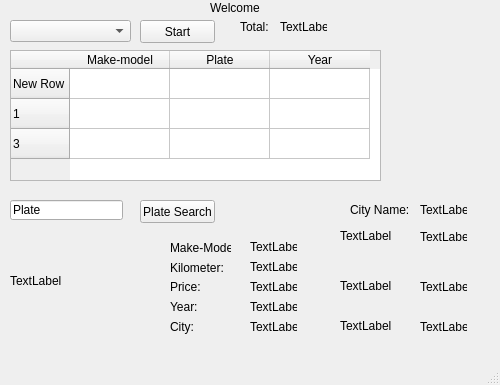
<?xml version="1.0" encoding="UTF-8"?>
<ui version="4.0">
 <class>MainWindow</class>
 <widget class="QMainWindow" name="MainWindow">
  <property name="geometry">
   <rect>
    <x>0</x>
    <y>0</y>
    <width>500</width>
    <height>385</height>
   </rect>
  </property>
  <property name="windowTitle">
   <string>MainWindow</string>
  </property>
  <widget class="QWidget" name="centralwidget">
   <widget class="QComboBox" name="Models">
    <property name="geometry">
     <rect>
      <x>10</x>
      <y>20</y>
      <width>121</width>
      <height>22</height>
     </rect>
    </property>
   </widget>
   <widget class="QPushButton" name="StartButton">
    <property name="geometry">
     <rect>
      <x>140</x>
      <y>20</y>
      <width>75</width>
      <height>23</height>
     </rect>
    </property>
    <property name="text">
     <string>Start</string>
    </property>
   </widget>
   <widget class="QTableWidget" name="tableWidget">
    <property name="geometry">
     <rect>
      <x>10</x>
      <y>50</y>
      <width>371</width>
      <height>131</height>
     </rect>
    </property>
    <row>
     <property name="text">
      <string>New Row</string>
     </property>
    </row>
    <row>
     <property name="text">
      <string>1</string>
     </property>
    </row>
    <row>
     <property name="text">
      <string>3</string>
     </property>
    </row>
    <column>
     <property name="text">
      <string>Make-model</string>
     </property>
    </column>
    <column>
     <property name="text">
      <string>Plate</string>
     </property>
    </column>
    <column>
     <property name="text">
      <string>Year</string>
     </property>
    </column>
   </widget>
   <widget class="QLabel" name="label">
    <property name="geometry">
     <rect>
      <x>240</x>
      <y>20</y>
      <width>47</width>
      <height>14</height>
     </rect>
    </property>
    <property name="text">
     <string>Total:</string>
    </property>
   </widget>
   <widget class="QLineEdit" name="PlateNum">
    <property name="geometry">
     <rect>
      <x>10</x>
      <y>200</y>
      <width>113</width>
      <height>20</height>
     </rect>
    </property>
    <property name="text">
     <string>Plate</string>
    </property>
   </widget>
   <widget class="QPushButton" name="SearchButton">
    <property name="geometry">
     <rect>
      <x>140</x>
      <y>200</y>
      <width>75</width>
      <height>23</height>
     </rect>
    </property>
    <property name="text">
     <string>Plate Search</string>
    </property>
   </widget>
   <widget class="QLabel" name="label_2">
    <property name="geometry">
     <rect>
      <x>390</x>
      <y>200</y>
      <width>71</width>
      <height>20</height>
     </rect>
    </property>
    <property name="text">
     <string/>
    </property>
   </widget>
   <widget class="QLabel" name="label_3">
    <property name="geometry">
     <rect>
      <x>170</x>
      <y>240</y>
      <width>61</width>
      <height>16</height>
     </rect>
    </property>
    <property name="text">
     <string>Make-Model:</string>
    </property>
   </widget>
   <widget class="QLabel" name="label_4">
    <property name="geometry">
     <rect>
      <x>170</x>
      <y>260</y>
      <width>61</width>
      <height>16</height>
     </rect>
    </property>
    <property name="text">
     <string>Kilometer:</string>
    </property>
   </widget>
   <widget class="QLabel" name="label_5">
    <property name="geometry">
     <rect>
      <x>170</x>
      <y>280</y>
      <width>47</width>
      <height>14</height>
     </rect>
    </property>
    <property name="text">
     <string>Price:</string>
    </property>
   </widget>
   <widget class="QLabel" name="label_6">
    <property name="geometry">
     <rect>
      <x>170</x>
      <y>300</y>
      <width>47</width>
      <height>14</height>
     </rect>
    </property>
    <property name="text">
     <string>Year:</string>
    </property>
   </widget>
   <widget class="QLabel" name="label_7">
    <property name="geometry">
     <rect>
      <x>170</x>
      <y>320</y>
      <width>47</width>
      <height>14</height>
     </rect>
    </property>
    <property name="text">
     <string>City:</string>
    </property>
   </widget>
   <widget class="QLabel" name="model">
    <property name="geometry">
     <rect>
      <x>250</x>
      <y>240</y>
      <width>47</width>
      <height>14</height>
     </rect>
    </property>
    <property name="text">
     <string>TextLabel</string>
    </property>
   </widget>
   <widget class="QLabel" name="kilometer">
    <property name="geometry">
     <rect>
      <x>250</x>
      <y>260</y>
      <width>47</width>
      <height>14</height>
     </rect>
    </property>
    <property name="text">
     <string>TextLabel</string>
    </property>
   </widget>
   <widget class="QLabel" name="price">
    <property name="geometry">
     <rect>
      <x>250</x>
      <y>280</y>
      <width>47</width>
      <height>14</height>
     </rect>
    </property>
    <property name="text">
     <string>TextLabel</string>
    </property>
   </widget>
   <widget class="QLabel" name="year">
    <property name="geometry">
     <rect>
      <x>250</x>
      <y>300</y>
      <width>47</width>
      <height>14</height>
     </rect>
    </property>
    <property name="text">
     <string>TextLabel</string>
    </property>
   </widget>
   <widget class="QLabel" name="city">
    <property name="geometry">
     <rect>
      <x>250</x>
      <y>320</y>
      <width>47</width>
      <height>14</height>
     </rect>
    </property>
    <property name="text">
     <string>TextLabel</string>
    </property>
   </widget>
   <widget class="QLabel" name="Total">
    <property name="geometry">
     <rect>
      <x>280</x>
      <y>20</y>
      <width>47</width>
      <height>14</height>
     </rect>
    </property>
    <property name="text">
     <string>TextLabel</string>
    </property>
   </widget>
   <widget class="QLabel" name="CarPicture">
    <property name="geometry">
     <rect>
      <x>10</x>
      <y>230</y>
      <width>141</width>
      <height>101</height>
     </rect>
    </property>
    <property name="text">
     <string>TextLabel</string>
    </property>
   </widget>
   <widget class="QLabel" name="Picture1">
    <property name="geometry">
     <rect>
      <x>340</x>
      <y>220</y>
      <width>51</width>
      <height>31</height>
     </rect>
    </property>
    <property name="text">
     <string>TextLabel</string>
    </property>
   </widget>
   <widget class="QLabel" name="Picture2">
    <property name="geometry">
     <rect>
      <x>340</x>
      <y>270</y>
      <width>51</width>
      <height>31</height>
     </rect>
    </property>
    <property name="text">
     <string>TextLabel</string>
    </property>
   </widget>
   <widget class="QLabel" name="Picture3">
    <property name="geometry">
     <rect>
      <x>340</x>
      <y>310</y>
      <width>51</width>
      <height>31</height>
     </rect>
    </property>
    <property name="text">
     <string>TextLabel</string>
    </property>
   </widget>
   <widget class="QLabel" name="label_18">
    <property name="geometry">
     <rect>
      <x>350</x>
      <y>200</y>
      <width>61</width>
      <height>20</height>
     </rect>
    </property>
    <property name="text">
     <string>City Name:</string>
    </property>
   </widget>
   <widget class="QLabel" name="label_19">
    <property name="geometry">
     <rect>
      <x>210</x>
      <y>0</y>
      <width>61</width>
      <height>16</height>
     </rect>
    </property>
    <property name="text">
     <string>Welcome</string>
    </property>
   </widget>
   <widget class="QLabel" name="CityName">
    <property name="geometry">
     <rect>
      <x>420</x>
      <y>200</y>
      <width>47</width>
      <height>20</height>
     </rect>
    </property>
    <property name="text">
     <string>TextLabel</string>
    </property>
   </widget>
   <widget class="QLabel" name="FirstDay">
    <property name="geometry">
     <rect>
      <x>420</x>
      <y>230</y>
      <width>47</width>
      <height>14</height>
     </rect>
    </property>
    <property name="text">
     <string>TextLabel</string>
    </property>
   </widget>
   <widget class="QLabel" name="SecondDay">
    <property name="geometry">
     <rect>
      <x>420</x>
      <y>280</y>
      <width>47</width>
      <height>14</height>
     </rect>
    </property>
    <property name="text">
     <string>TextLabel</string>
    </property>
   </widget>
   <widget class="QLabel" name="ThirdDay">
    <property name="geometry">
     <rect>
      <x>420</x>
      <y>320</y>
      <width>47</width>
      <height>14</height>
     </rect>
    </property>
    <property name="text">
     <string>TextLabel</string>
    </property>
   </widget>
  </widget>
  <widget class="QMenuBar" name="menubar">
   <property name="geometry">
    <rect>
     <x>0</x>
     <y>0</y>
     <width>500</width>
     <height>22</height>
    </rect>
   </property>
  </widget>
  <widget class="QStatusBar" name="statusbar"/>
 </widget>
 <resources/>
 <connections/>
</ui>
